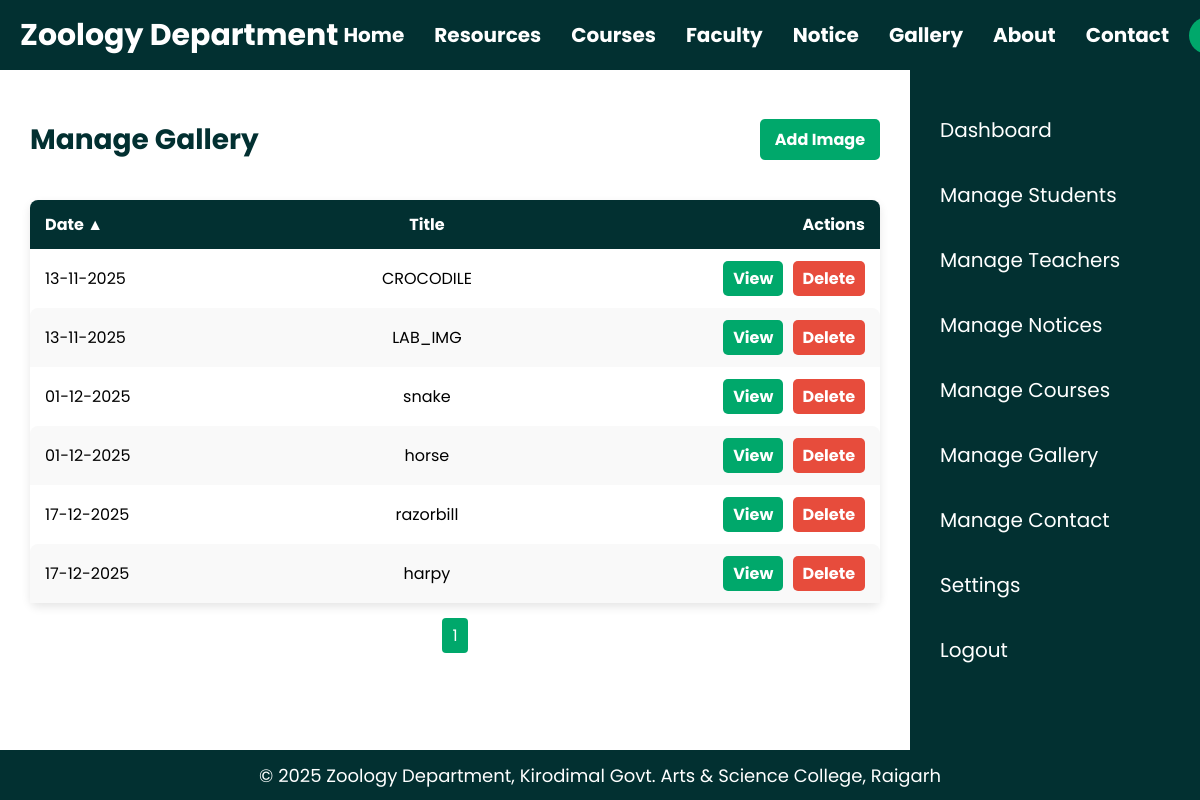
Page /manage_gallery.php?sort=date&order=ASC (signed in) on the committed database.
### tables this page shows
CREATE TABLE IF NOT EXISTS `gallery` (
  `id` int NOT NULL AUTO_INCREMENT,
  `title` varchar(255) NOT NULL,
  `image_path` varchar(255) NOT NULL,
  `date` timestamp NULL DEFAULT CURRENT_TIMESTAMP,
  PRIMARY KEY (`id`)
);

### manage_gallery.php (the view, shortened to what this page needs)
<?php
include 'header.php';
$is_admin = isset($_SESSION['role']) && $_SESSION['role'] === 'admin';
$sort_by = isset($_GET['sort']) ? $_GET['sort'] : 'date';
$order = isset($_GET['order']) ? $_GET['order'] : 'DESC';
$order = strtoupper($order) === 'ASC' ? 'ASC' : 'DESC';
$limit = 10;
$page = isset($_GET['page']) ? max(1, intval($_GET['page'])) : 1;
$offset = ($page - 1) * $limit;
$total_result = mysqli_query($conn, "SELECT COUNT(*) AS total FROM gallery");
$total_row = mysqli_fetch_assoc($total_result);
$total_pages = ceil($total_row['total'] / $limit);
$query = "SELECT * FROM gallery ORDER BY $sort_by $order LIMIT $limit OFFSET $offset";
$result = mysqli_query($conn, $query);
$arrow_up = "&#9650;";
$arrow_down = "&#9660;";
?>
<main class="manage-gallery-view">
    <?php if($is_admin) include 'admin_sidebar.php'; ?>
    <div class="<?php echo $is_admin ? 'manage-gallery-content' : 'public-content'; ?>">
        <div class="manage-gallery-row">
            <h1 class="manage-gallery-title">Manage Gallery</h1>
            <?php if($is_admin): ?>
                <a href="add_gallery.php" class="add-button">Add Image</a>
            <?php endif; ?>
        </div>
        <table>
            <thead>
                <tr>
                    <th>
                        <a href="?sort=date&order=<?php echo $sort_by=='date' && $order=='ASC'?'DESC':'ASC'; ?>">
                            Date <?php if($sort_by=='date') echo $order=='ASC'?$arrow_up:$arrow_down; ?>
                        </a>
                    </th>
                    <th>
                        <a href="?sort=title&order=<?php echo $sort_by=='title' && $order=='ASC'?'DESC':'ASC'; ?>">
                            Title <?php if($sort_by=='title') echo $order=='ASC'?$arrow_up:$arrow_down; ?>
                        </a>
                    </th>
                    <?php if($is_admin): ?>
                        <th>Actions</th>
                    <?php endif; ?>
                </tr>
            </thead>
            <tbody>
                <?php while($row = mysqli_fetch_assoc($result)): ?>
                    <tr>
                        <td><?php echo date('d-m-Y', strtotime($row['date'])); ?></td>
                        <td><?php echo htmlspecialchars($row['title']); ?></td>
                        <?php if($is_admin): ?>
                            <td class="actions-cell">
                                <a href="<?php echo htmlspecialchars($row['image_path']); ?>" target="_blank" class="edit">View</a>
                                <a href="delete_gallery.php?id=<?php echo $row['id']; ?>" class="delete">Delete</a>
                            </td>
                        <?php endif; ?>
                    </tr>
                <?php endwhile; ?>
            </tbody>
        </table>
        <div class="pagination">
            <?php for($p=1; $p<=$total_pages; $p++): ?>
                <a href="?page=<?php echo $p ?>&sort=<?php echo $sort_by ?>&order=<?php echo $order ?>" class="page-link <?php if($page==$p) echo 'active'; ?>"><?php echo $p ?></a>
            <?php endfor; ?>
        </div>
    </div>
</main>
<?php include 'footer.php'; ?>

### rows in the picture
gallery: date "13-11-2025", title "CROCODILE"
gallery: date "13-11-2025", title "LAB_IMG"
gallery: date "01-12-2025", title "snake"
gallery: date "01-12-2025", title "horse"
gallery: date "17-12-2025", title "razorbill"
gallery: date "17-12-2025", title "harpy"

### other values in the picture
$arrow_up "▲"
